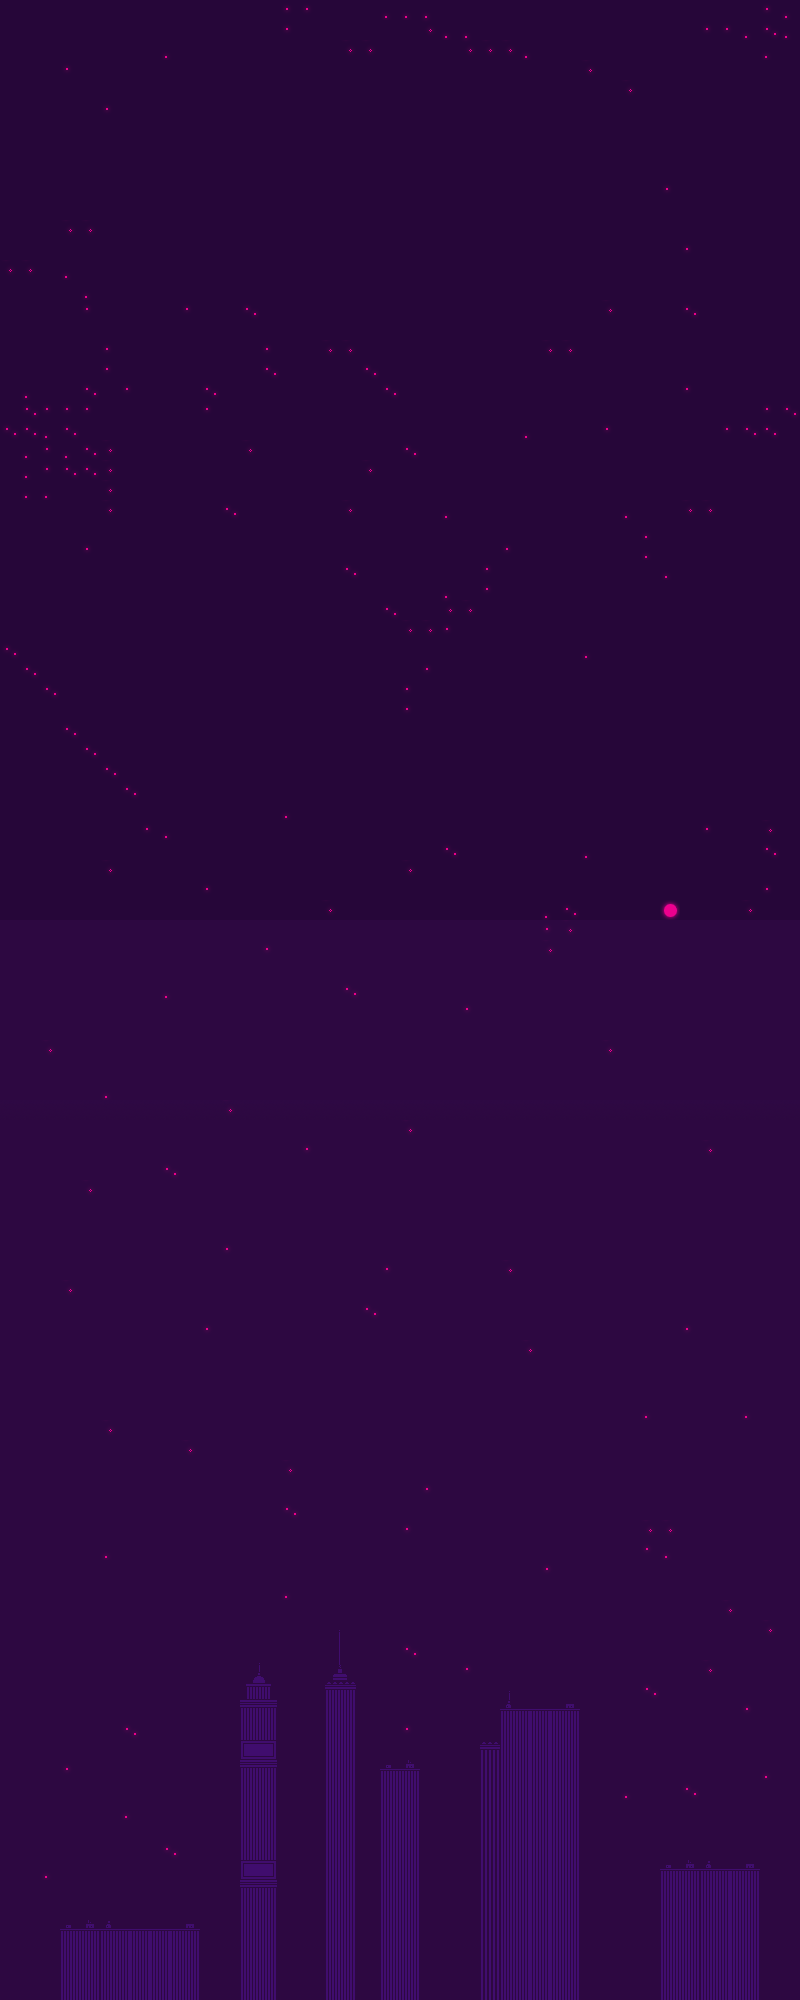

This game map was drawn from its Tiled (.tmx) file and the tilesets committed beside it. A one-line description and the trimmed map source follow:
An orthogonal 40x100 tile map with 20x20 px tiles, 4 tile layers (Tile Layer 1, Tile Layer 4, stars, city).

<map version="1.0" orientation="orthogonal" width="40" height="100" tilewidth="20" tileheight="20">
 <tileset firstgid="1" name="bgtiles_newyork" tilewidth="20" tileheight="20">
  <image source="../Art/bgtiles_newyork.png" width="500" height="500" />
 </tileset>
 <layer name="Tile Layer 1" width="40" height="100">
  <data>[4000 cells, 4000 non-empty, 3 distinct tile ids]</data>
 </layer>
 <layer name="Tile Layer 4" width="40" height="100">
  <data>[4000 cells, 13 non-empty, 3 distinct tile ids]</data>
 </layer>
 <layer name="stars" width="40" height="100">
  <properties>
   <property name="scrollFactor" value="0.99" />
  </properties>
  <data>[4000 cells, 177 non-empty, 5 distinct tile ids]</data>
 </layer>
 <layer name="city" width="40" height="100">
  <properties>
   <property name="scrollfactor" value="1" />
  </properties>
  <data>[4000 cells, 239 non-empty, 37 distinct tile ids]</data>
 </layer>
</map>
